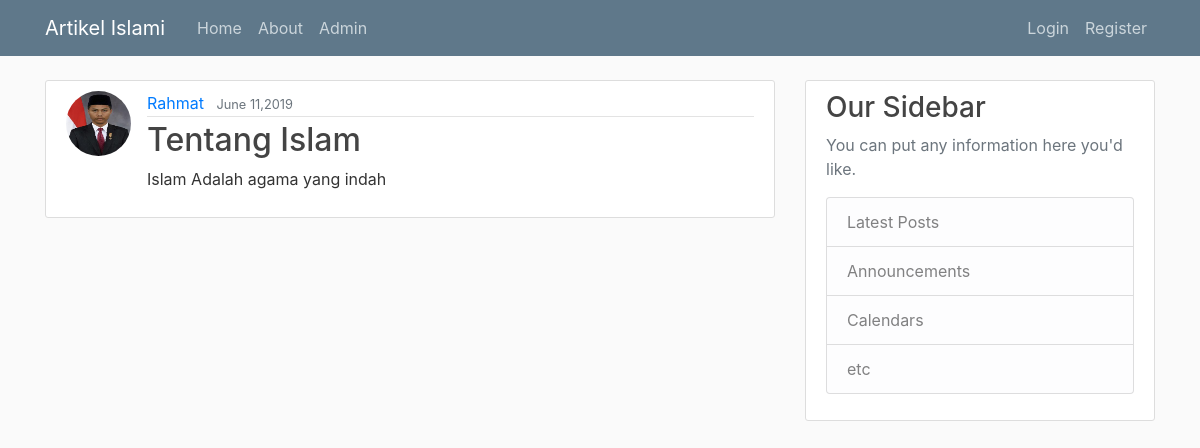
The app's page /post/2/ with its own data.
### blog/models.py (models this page shows, shortened)
class Post(models.Model):
    judul = models.CharField(max_length = 255)
    konten = models.TextField()
    terbit = models.DateTimeField(default = timezone.now)
    nama = models.ForeignKey(User, on_delete=models.CASCADE)

### users/models.py (models this page shows, shortened)
class Profile(models.Model):
    user = models.OneToOneField(User, on_delete=models.CASCADE)
    image = models.ImageField(default='default.jpg', upload_to='profile_pics')

### blog/views.py (the view)
# urls.py: path('post/<int:pk>/', PostDetailView.as_view(), name='post-detail'),
class PostDetailView(DetailView):
    model = Post

### blog/templates/blog/post_detail.html (shortened to what this page needs)
{% extends 'blog/base.html' %}
{% block konten %}
<article class="media content-section">
  <img class="rounded-circle article-img" src="{{object.nama.profile.image.url}}" >
  <div class="media-body">
    <div class="article-metadata">
      <a class="mr-2" href="#">{{ object.nama }}</a>
      <small class="text-muted">{{ object.terbit|date:"F d,Y" }}</small>
    </div>
    <h2 class="article-title">{{ object.judul }}</h2>
    <p class="article-content">{{ object.konten }}</p>
  </div>
</article>
{% endblock konten %}

### blog/static/blog/main.css (style rules this page uses)
body { background: #fafafa; color: #333333; margin-top: 5rem; }
h1, h2, h3, h4, h5, h6 { color: #444444; }
.content-section { background: #ffffff; padding: 10px 20px; border: 1px solid #dddddd; border-radius: 3px; margin-bottom: 20px; }
.article-title { color: #444444; }
.article-content { white-space: pre-line; }
.article-img { height: 65px; width: 65px; margin-right: 16px; }
.article-metadata { padding-bottom: 1px; margin-bottom: 4px; border-bottom: 1px solid #e3e3e3 }

### records on screen
Post: nama.profile.image (picture), nama "Rahmat", terbit "June 11,2019", judul "Tentang Islam", konten "Islam Adalah agama yang indah"
